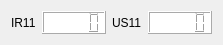
           <widget class="QWidget" name="horizontalLayoutWidget_15">
            <property name="geometry">
             <rect>
              <x>50</x>
              <y>130</y>
              <width>217</width>
              <height>28</height>
             </rect>
            </property>
            <layout class="QHBoxLayout" name="horizontalLayout_56">
             <property name="spacing">
              <number>6</number>
             </property>
             <property name="sizeConstraint">
              <enum>QLayout::SetDefaultConstraint</enum>
             </property>
             <item>
              <widget class="QLabel" name="label_52">
               <property name="text">
                <string>IR11</string>
               </property>
              </widget>
             </item>
             <item>
              <widget class="QLCDNumber" name="ir11LcdNumber">
               <property name="styleSheet">
                <string notr="true">background-color: rgb(255, 255, 255);</string>
               </property>
              </widget>
             </item>
             <item>
              <widget class="QLabel" name="label_53">
               <property name="text">
                <string>US11</string>
               </property>
              </widget>
             </item>
             <item>
              <widget class="QLCDNumber" name="us11LcdNumber">
               <property name="styleSheet">
                <string notr="true">background-color: rgb(255, 255, 255);</string>
               </property>
              </widget>
             </item>
            </layout>
           </widget>
